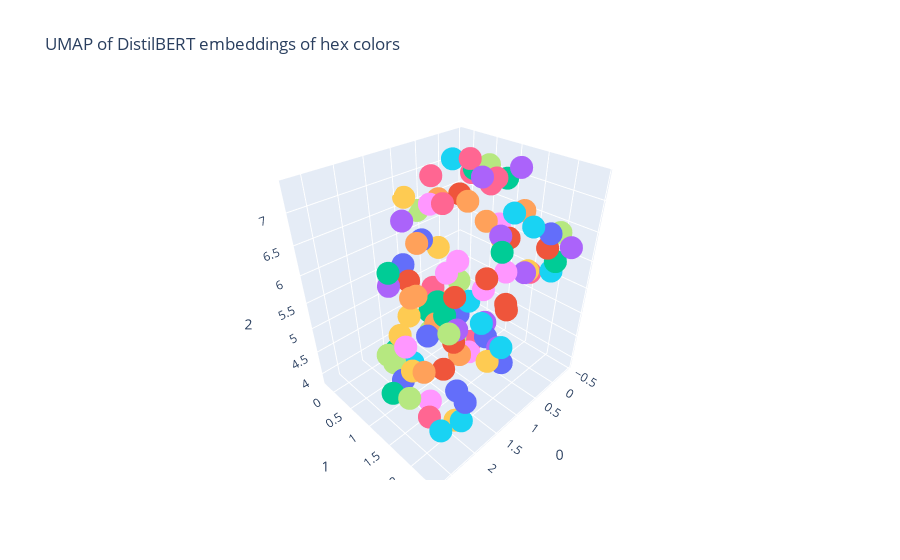

The code cell stored with this chart in its notebook:
### Code cell
# try umap in 3d
reducer3d = umap.UMAP(n_components=3)
hex_umap3d = reducer3d.fit_transform(hex_embeddings)

# plot umap results with plotly
fig = px.scatter_3d(
    hex_umap3d, x=0, y=1, z=2, color=hex_colors,
    labels={'color': 'hex color'},
    title='UMAP of DistilBERT embeddings of hex colors'
)

# hide legend
fig.update_layout(showlegend=False)
fig.show()

### Figure 1 — Plotly figure (JSON) as saved in the notebook; plotly's stock layout.template omitted (floating-point values rounded to 4 significant figures)
{"data": [{"hovertemplate": "hex color=#016B75<br>0=%{x}<br>1=%{y}<br>2=%{z}<extra></extra>", "legendgroup": "#016B75", "marker": {"color": "#636efa", "symbol": "circle"}, "mode": "markers", "name": "#016B75", "scene": "scene", "showlegend": true, "type": "scatter3d", "x": [2.038], "y": [2.308], "z": [4.763]}, {"hovertemplate": "hex color=#319C04<br>0=%{x}<br>1=%{y}<br>2=%{z}<extra></extra>", "legendgroup": "#319C04", "marker": {"color": "#EF553B", "symbol": "circle"}, "mode": "markers", "name": "#319C04", "scene": "scene", "showlegend": true, "type": "scatter3d", "x": [1.443], "y": [1.511], "z": [5.839]}, {"hovertemplate": "hex color=#4D1630<br>0=%{x}<br>1=%{y}<br>2=%{z}<extra></extra>", "legendgroup": "#4D1630", "marker": {"color": "#00cc96", "symbol": "circle"}, "mode": "markers", "name": "#4D1630", "scene": "scene", "showlegend": true, "type": "scatter3d", "x": [1.08], "y": [0.9286], "z": [4.973]}, {"hovertemplate": "hex color=#A1BF45<br>0=%{x}<br>1=%{y}<br>2=%{z}<extra></extra>", "legendgroup": "#A1BF45", "marker": {"color": "#ab63fa", "symbol": "circle"}, "mode": "markers", "name": "#A1BF45", "scene": "scene", "showlegend": true, "type": "scatter3d", "x": [0.5684], "y": [1.68], "z": [4.427]}, {"hovertemplate": "hex color=#B75DC2<br>0=%{x}<br>1=%{y}<br>2=%{z}<extra></extra>", "legendgroup": "#B75DC2", "marker": {"color": "#FFA15A", "symbol": "circle"}, "mode": "markers", "name": "#B75DC2", "scene": "scene", "showlegend": true, "type": "scatter3d", "x": [0.838], "y": [1.163], "z": [7.006]}, {"hovertemplate": "hex color=#9FB278<br>0=%{x}<br>1=%{y}<br>2=%{z}<extra></extra>", "legendgroup": "#9FB278", "marker": {"color": "#19d3f3", "symbol": "circle"}, "mode": "markers", "name": "#9FB278", "scene": "scene", "showlegend": true, "type": "scatter3d", "x": [1.182], "y": [2.202], "z": [5.159]}, {"hovertemplate": "hex color=#B1A35F<br>0=%{x}<br>1=%{y}<br>2=%{z}<extra></extra>", "legendgroup": "#B1A35F", "marker": {"color": "#FF6692", "symbol": "circle"}, "mode": "markers", "name": "#B1A35F", "scene": "scene", "showlegend": true, "type": "scatter3d", "x": [1.055], "y": [0.8798], "z": [6.949]}, {"hovertemplate": "hex color=#17FCA4<br>0=%{x}<br>1=%{y}<br>2=%{z}<extra></extra>", "legendgroup": "#17FCA4", "marker": {"color": "#B6E880", "symbol": "circle"}, "mode": "markers", "name": "#17FCA4", "scene": "scene", "showlegend": true, "type": "scatter3d", "x": [0.9156], "y": [0.3903], "z": [4.222]}, {"hovertemplate": "hex color=#C1EA3F<br>0=%{x}<br>1=%{y}<br>2=%{z}<extra></extra>", "legendgroup": "#C1EA3F", "marker": {"color": "#FF97FF", "symbol": "circle"}, "mode": "markers", "name": "#C1EA3F", "scene": "scene", "showlegend": true, "type": "scatter3d", "x": [0.6008], "y": [0.7525], "z": [5.744]}, {"hovertemplate": "hex color=#5B76FD<br>0=%{x}<br>1=%{y}<br>2=%{z}<extra></extra>", "legendgroup": "#5B76FD", "marker": {"color": "#FECB52", "symbol": "circle"}, "mode": "markers", "name": "#5B76FD", "scene": "scene", "showlegend": true, "type": "scatter3d", "x": [0.4171], "y": [0.09911], "z": [5.663]}, {"hovertemplate": "hex color=#AEB607<br>0=%{x}<br>1=%{y}<br>2=%{z}<extra></extra>", "legendgroup": "#AEB607", "marker": {"color": "#636efa", "symbol": "circle"}, "mode": "markers", "name": "#AEB607", "scene": "scene", "showlegend": true, "type": "scatter3d", "x": [0.3634], "y": [2.264], "z": [6.733]}, {"hovertemplate": "hex color=#B71F50<br>0=%{x}<br>1=%{y}<br>2=%{z}<extra></extra>", "legendgroup": "#B71F50", "marker": {"color": "#EF553B", "symbol": "circle"}, "mode": "markers", "name": "#B71F50", "scene": "scene", "showlegend": true, "type": "scatter3d", "x": [0.4048], "y": [0.5908], "z": [6.808]}, {"hovertemplate": "hex color=#AFD624<br>0=%{x}<br>1=%{y}<br>2=%{z}<extra></extra>", "legendgroup": "#AFD624", "marker": {"color": "#00cc96", "symbol": "circle"}, "mode": "markers", "name": "#AFD624", "scene": "scene", "showlegend": true, "type": "scatter3d", "x": [-0.05493], "y": [2.154], "z": [6.062]}, {"hovertemplate": "hex color=#CEA521<br>0=%{x}<br>1=%{y}<br>2=%{z}<extra></extra>", "legendgroup": "#CEA521", "marker": {"color": "#ab63fa", "symbol": "circle"}, "mode": "markers", "name": "#CEA521", "scene": "scene", "showlegend": true, "type": "scatter3d", "x": [0.05193], "y": [2.433], "z": [6.46]}, {"hovertemplate": "hex color=#C64073<br>0=%{x}<br>1=%{y}<br>2=%{z}<extra></extra>", "legendgroup": "#C64073", "marker": {"color": "#FFA15A", "symbol": "circle"}, "mode": "markers", "name": "#C64073", "scene": "scene", "showlegend": true, "type": "scatter3d", "x": [-0.2446], "y": [1.377], "z": [6.574]}, {"hovertemplate": "hex color=#01C59A<br>0=%{x}<br>1=%{y}<br>2=%{z}<extra></extra>", "legendgroup": "#01C59A", "marker": {"color": "#19d3f3", "symbol": "circle"}, "mode": "markers", "name": "#01C59A", "scene": "scene", "showlegend": true, "type": "scatter3d", "x": [2.081], "y": [2.283], "z": [4.389]}, {"hovertemplate": "hex color=#B847A6<br>0=%{x}<br>1=%{y}<br>2=%{z}<extra></extra>", "legendgroup": "#B847A6", "marker": {"color": "#FF6692", "symbol": "circle"}, "mode": "markers", "name": "#B847A6", "scene": "scene", "showlegend": true, "type": "scatter3d", "x": [0.2532], "y": [0.6525], "z": [7.342]}, {"hovertemplate": "hex color=#AFE746<br>0=%{x}<br>1=%{y}<br>2=%{z}<extra></extra>", "legendgroup": "#AFE746", "marker": {"color": "#B6E880", "symbol": "circle"}, "mode": "markers", "name": "#AFE746", "scene": "scene", "showlegend": true, "type": "scatter3d", "x": [-0.1261], "y": [2.129], "z": [6.517]}, {"hovertemplate": "hex color=#6DFE18<br>0=%{x}<br>1=%{y}<br>2=%{z}<extra></extra>", "legendgroup": "#6DFE18", "marker": {"color": "#FF97FF", "symbol": "circle"}, "mode": "markers", "name": "#6DFE18", "scene": "scene", "showlegend": true, "type": "scatter3d", "x": [0.5966], "y": [1.048], "z": [3.93]}, {"hovertemplate": "hex color=#DAF20C<br>0=%{x}<br>1=%{y}<br>2=%{z}<extra></extra>", "legendgroup": "#DAF20C", "marker": {"color": "#FECB52", "symbol": "circle"}, "mode": "markers", "name": "#DAF20C", "scene": "scene", "showlegend": true, "type": "scatter3d", "x": [0.04542], "y": [1.749], "z": [5.761]}, {"hovertemplate": "hex color=#819DBC<br>0=%{x}<br>1=%{y}<br>2=%{z}<extra></extra>", "legendgroup": "#819DBC", "marker": {"color": "#636efa", "symbol": "circle"}, "mode": "markers", "name": "#819DBC", "scene": "scene", "showlegend": true, "type": "scatter3d", "x": [2.358], "y": [1.372], "z": [4.747]}, {"hovertemplate": "hex color=#209E63<br>0=%{x}<br>1=%{y}<br>2=%{z}<extra></extra>", "legendgroup": "#209E63", "marker": {"color": "#EF553B", "symbol": "circle"}, "mode": "markers", "name": "#209E63", "scene": "scene", "showlegend": true, "type": "scatter3d", "x": [2.299], "y": [2.158], "z": [5.48]}, {"hovertemplate": "hex color=#958DEB<br>0=%{x}<br>1=%{y}<br>2=%{z}<extra></extra>", "legendgroup": "#958DEB", "marker": {"color": "#00cc96", "symbol": "circle"}, "mode": "markers", "name": "#958DEB", "scene": "scene", "showlegend": true, "type": "scatter3d", "x": [2.108], "y": [0.9183], "z": [4.872]}, {"hovertemplate": "hex color=#A05248<br>0=%{x}<br>1=%{y}<br>2=%{z}<extra></extra>", "legendgroup": "#A05248", "marker": {"color": "#ab63fa", "symbol": "circle"}, "mode": "markers", "name": "#A05248", "scene": "scene", "showlegend": true, "type": "scatter3d", "x": [-0.07027], "y": [1.366], "z": [7.308]}, {"hovertemplate": "hex color=#60FC17<br>0=%{x}<br>1=%{y}<br>2=%{z}<extra></extra>", "legendgroup": "#60FC17", "marker": {"color": "#FFA15A", "symbol": "circle"}, "mode": "markers", "name": "#60FC17", "scene": "scene", "showlegend": true, "type": "scatter3d", "x": [0.8903], "y": [1.101], "z": [4.095]}, {"hovertemplate": "hex color=#219E8A<br>0=%{x}<br>1=%{y}<br>2=%{z}<extra></extra>", "legendgroup": "#219E8A", "marker": {"color": "#19d3f3", "symbol": "circle"}, "mode": "markers", "name": "#219E8A", "scene": "scene", "showlegend": true, "type": "scatter3d", "x": [1.381], "y": [1.977], "z": [5.596]}, {"hovertemplate": "hex color=#F9B6A3<br>0=%{x}<br>1=%{y}<br>2=%{z}<extra></extra>", "legendgroup": "#F9B6A3", "marker": {"color": "#FF6692", "symbol": "circle"}, "mode": "markers", "name": "#F9B6A3", "scene": "scene", "showlegend": true, "type": "scatter3d", "x": [0.4733], "y": [0.01405], "z": [6.961]}, {"hovertemplate": "hex color=#7D296F<br>0=%{x}<br>1=%{y}<br>2=%{z}<extra></extra>", "legendgroup": "#7D296F", "marker": {"color": "#B6E880", "symbol": "circle"}, "mode": "markers", "name": "#7D296F", "scene": "scene", "showlegend": true, "type": "scatter3d", "x": [0.5114], "y": [0.7011], "z": [5.293]}, {"hovertemplate": "hex color=#613298<br>0=%{x}<br>1=%{y}<br>2=%{z}<extra></extra>", "legendgroup": "#613298", "marker": {"color": "#FF97FF", "symbol": "circle"}, "mode": "markers", "name": "#613298", "scene": "scene", "showlegend": true, "type": "scatter3d", "x": [2.497], "y": [1.665], "z": [5.669]}, {"hovertemplate": "hex color=#2058C9<br>0=%{x}<br>1=%{y}<br>2=%{z}<extra></extra>", "legendgroup": "#2058C9", "marker": {"color": "#FECB52", "symbol": "circle"}, "mode": "markers", "name": "#2058C9", "scene": "scene", "showlegend": true, "type": "scatter3d", "x": [2.583], "y": [1.881], "z": [5.454]}, {"hovertemplate": "hex color=#7650C1<br>0=%{x}<br>1=%{y}<br>2=%{z}<extra></extra>", "legendgroup": "#7650C1", "marker": {"color": "#636efa", "symbol": "circle"}, "mode": "markers", "name": "#7650C1", "scene": "scene", "showlegend": true, "type": "scatter3d", "x": [1.962], "y": [2.071], "z": [4.751]}, {"hovertemplate": "hex color=#16845F<br>0=%{x}<br>1=%{y}<br>2=%{z}<extra></extra>", "legendgroup": "#16845F", "marker": {"color": "#EF553B", "symbol": "circle"}, "mode": "markers", "name": "#16845F", "scene": "scene", "showlegend": true, "type": "scatter3d", "x": [1.089], "y": [1.148], "z": [4.537]}, {"hovertemplate": "hex color=#5931AD<br>0=%{x}<br>1=%{y}<br>2=%{z}<extra></extra>", "legendgroup": "#5931AD", "marker": {"color": "#00cc96", "symbol": "circle"}, "mode": "markers", "name": "#5931AD", "scene": "scene", "showlegend": true, "type": "scatter3d", "x": [2.71], "y": [1.584], "z": [4.905]}, {"hovertemplate": "hex color=#F6985E<br>0=%{x}<br>1=%{y}<br>2=%{z}<extra></extra>", "legendgroup": "#F6985E", "marker": {"color": "#ab63fa", "symbol": "circle"}, "mode": "markers", "name": "#F6985E", "scene": "scene", "showlegend": true, "type": "scatter3d", "x": [0.7651], "y": [1.728], "z": [6.646]}, {"hovertemplate": "hex color=#62D81F<br>0=%{x}<br>1=%{y}<br>2=%{z}<extra></extra>", "legendgroup": "#62D81F", "marker": {"color": "#FFA15A", "symbol": "circle"}, "mode": "markers", "name": "#62D81F", "scene": "scene", "showlegend": true, "type": "scatter3d", "x": [1.555], "y": [0.6587], "z": [5.443]}, {"hovertemplate": "hex color=#0391EA<br>0=%{x}<br>1=%{y}<br>2=%{z}<extra></extra>", "legendgroup": "#0391EA", "marker": {"color": "#19d3f3", "symbol": "circle"}, "mode": "markers", "name": "#0391EA", "scene": "scene", "showlegend": true, "type": "scatter3d", "x": [2.453], "y": [2.25], "z": [4.475]}, {"hovertemplate": "hex color=#5E10AF<br>0=%{x}<br>1=%{y}<br>2=%{z}<extra></extra>", "legendgroup": "#5E10AF", "marker": {"color": "#FF6692", "symbol": "circle"}, "mode": "markers", "name": "#5E10AF", "scene": "scene", "showlegend": true, "type": "scatter3d", "x": [0.3147], "y": [0.8329], "z": [3.875]}, {"hovertemplate": "hex color=#4EFA57<br>0=%{x}<br>1=%{y}<br>2=%{z}<extra></extra>", "legendgroup": "#4EFA57", "marker": {"color": "#B6E880", "symbol": "circle"}, "mode": "markers", "name": "#4EFA57", "scene": "scene", "showlegend": true, "type": "scatter3d", "x": [0.6037], "y": [0.7024], "z": [4.084]}, {"hovertemplate": "hex color=#5DC76E<br>0=%{x}<br>1=%{y}<br>2=%{z}<extra></extra>", "legendgroup": "#5DC76E", "marker": {"color": "#FF97FF", "symbol": "circle"}, "mode": "markers", "name": "#5DC76E", "scene": "scene", "showlegend": true, "type": "scatter3d", "x": [0.01158], "y": [0.8349], "z": [4.923]}, {"hovertemplate": "hex color=#6A9382<br>0=%{x}<br>1=%{y}<br>2=%{z}<extra></extra>", "legendgroup": "#6A9382", "marker": {"color": "#FECB52", "symbol": "circle"}, "mode": "markers", "name": "#6A9382", "scene": "scene", "showlegend": true, "type": "scatter3d", "x": [2.382], "y": [1.413], "z": [5.644]}, {"hovertemplate": "hex color=#7ADB3F<br>0=%{x}<br>1=%{y}<br>2=%{z}<extra></extra>", "legendgroup": "#7ADB3F", "marker": {"color": "#636efa", "symbol": "circle"}, "mode": "markers", "name": "#7ADB3F", "scene": "scene", "showlegend": true, "type": "scatter3d", "x": [0.6757], "y": [-0.04033], "z": [5.86]}, {"hovertemplate": "hex color=#A903DF<br>0=%{x}<br>1=%{y}<br>2=%{z}<extra></extra>", "legendgroup": "#A903DF", "marker": {"color": "#EF553B", "symbol": "circle"}, "mode": "markers", "name": "#A903DF", "scene": "scene", "showlegend": true, "type": "scatter3d", "x": [0.4232], "y": [2.281], "z": [6.541]}, {"hovertemplate": "hex color=#1D398C<br>0=%{x}<br>1=%{y}<br>2=%{z}<extra></extra>", "legendgroup": "#1D398C", "marker": {"color": "#00cc96", "symbol": "circle"}, "mode": "markers", "name": "#1D398C", "scene": "scene", "showlegend": true, "type": "scatter3d", "x": [1.222], "y": [0.9115], "z": [5.329]}, {"hovertemplate": "hex color=#A75C9B<br>0=%{x}<br>1=%{y}<br>2=%{z}<extra></extra>", "legendgroup": "#A75C9B", "marker": {"color": "#ab63fa", "symbol": "circle"}, "mode": "markers", "name": "#A75C9B", "scene": "scene", "showlegend": true, "type": "scatter3d", "x": [0.6056], "y": [1.213], "z": [7.308]}, {"hovertemplate": "hex color=#3FC60D<br>0=%{x}<br>1=%{y}<br>2=%{z}<extra></extra>", "legendgroup": "#3FC60D", "marker": {"color": "#FFA15A", "symbol": "circle"}, "mode": "markers", "name": "#3FC60D", "scene": "scene", "showlegend": true, "type": "scatter3d", "x": [1.031], "y": [0.6551], "z": [4.621]}, {"hovertemplate": "hex color=#67DEB5<br>0=%{x}<br>1=%{y}<br>2=%{z}<extra></extra>", "legendgroup": "#67DEB5", "marker": {"color": "#19d3f3", "symbol": "circle"}, "mode": "markers", "name": "#67DEB5", "scene": "scene", "showlegend": true, "type": "scatter3d", "x": [0.1658], "y": [0.6254], "z": [4.634]}, {"hovertemplate": "hex color=#C7D4FE<br>0=%{x}<br>1=%{y}<br>2=%{z}<extra></extra>", "legendgroup": "#C7D4FE", "marker": {"color": "#FF6692", "symbol": "circle"}, "mode": "markers", "name": "#C7D4FE", "scene": "scene", "showlegend": true, "type": "scatter3d", "x": [-0.4144], "y": [0.5262], "z": [6.714]}, {"hovertemplate": "hex color=#29364B<br>0=%{x}<br>1=%{y}<br>2=%{z}<extra></extra>", "legendgroup": "#29364B", "marker": {"color": "#B6E880", "symbol": "circle"}, "mode": "markers", "name": "#29364B", "scene": "scene", "showlegend": true, "type": "scatter3d", "x": [2.304], "y": [1.118], "z": [4.882]}, {"hovertemplate": "hex color=#D64B9C<br>0=%{x}<br>1=%{y}<br>2=%{z}<extra></extra>", "legendgroup": "#D64B9C", "marker": {"color": "#FF97FF", "symbol": "circle"}, "mode": "markers", "name": "#D64B9C", "scene": "scene", "showlegend": true, "type": "scatter3d", "x": [-0.3674], "y": [0.7976], "z": [6.088]}, {"hovertemplate": "hex color=#FD12E7<br>0=%{x}<br>1=%{y}<br>2=%{z}<extra></extra>", "legendgroup": "#FD12E7", "marker": {"color": "#FECB52", "symbol": "circle"}, "mode": "markers", "name": "#FD12E7", "scene": "scene", "showlegend": true, "type": "scatter3d", "x": [0.04918], "y": [1.202], "z": [6.111]}, {"hovertemplate": "hex color=#34FDAB<br>0=%{x}<br>1=%{y}<br>2=%{z}<extra></extra>", "legendgroup": "#34FDAB", "marker": {"color": "#636efa", "symbol": "circle"}, "mode": "markers", "name": "#34FDAB", "scene": "scene", "showlegend": true, "type": "scatter3d", "x": [1.036], "y": [-0.1382], "z": [5.477]}, {"hovertemplate": "hex color=#E90D12<br>0=%{x}<br>1=%{y}<br>2=%{z}<extra></extra>", "legendgroup": "#E90D12", "marker": {"color": "#EF553B", "symbol": "circle"}, "mode": "markers", "name": "#E90D12", "scene": "scene", "showlegend": true, "type": "scatter3d", "x": [0.2196], "y": [1.465], "z": [6.3]}, {"hovertemplate": "hex color=#BD76E4<br>0=%{x}<br>1=%{y}<br>2=%{z}<extra></extra>", "legendgroup": "#BD76E4", "marker": {"color": "#00cc96", "symbol": "circle"}, "mode": "markers", "name": "#BD76E4", "scene": "scene", "showlegend": true, "type": "scatter3d", "x": [-0.2069], "y": [0.3308], "z": [6.98]}, {"hovertemplate": "hex color=#96A2B5<br>0=%{x}<br>1=%{y}<br>2=%{z}<extra></extra>", "legendgroup": "#96A2B5", "marker": {"color": "#ab63fa", "symbol": "circle"}, "mode": "markers", "name": "#96A2B5", "scene": "scene", "showlegend": true, "type": "scatter3d", "x": [1.27], "y": [0.2032], "z": [6.513]}, {"hovertemplate": "hex color=#E1B7F2<br>0=%{x}<br>1=%{y}<br>2=%{z}<extra></extra>", "legendgroup": "#E1B7F2", "marker": {"color": "#FFA15A", "symbol": "circle"}, "mode": "markers", "name": "#E1B7F2", "scene": "scene", "showlegend": true, "type": "scatter3d", "x": [0.3539], "y": [0.05056], "z": [6.542]}, {"hovertemplate": "hex color=#A8B6DF<br>0=%{x}<br>1=%{y}<br>2=%{z}<extra></extra>", "legendgroup": "#A8B6DF", "marker": {"color": "#19d3f3", "symbol": "circle"}, "mode": "markers", "name": "#A8B6DF", "scene": "scene", "showlegend": true, "type": "scatter3d", "x": [0.2729], "y": [0.3003], "z": [7.255]}, {"hovertemplate": "hex color=#DE825C<br>0=%{x}<br>1=%{y}<br>2=%{z}<extra></extra>", "legendgroup": "#DE825C", "marker": {"color": "#FF6692", "symbol": "circle"}, "mode": "markers", "name": "#DE825C", "scene": "scene", "showlegend": true, "type": "scatter3d", "x": [-0.2766], "y": [1.581], "z": [5.505]}, {"hovertemplate": "hex color=#3086B9<br>0=%{x}<br>1=%{y}<br>2=%{z}<extra></extra>", "legendgroup": "#3086B9", "marker": {"color": "#B6E880", "symbol": "circle"}, "mode": "markers", "name": "#3086B9", "scene": "scene", "showlegend": true, "type": "scatter3d", "x": [2.53], "y": [1.301], "z": [5.307]}, {"hovertemplate": "hex color=#F529AB<br>0=%{x}<br>1=%{y}<br>2=%{z}<extra></extra>", "legendgroup": "#F529AB", "marker": {"color": "#FF97FF", "symbol": "circle"}, "mode": "markers", "name": "#F529AB", "scene": "scene", "showlegend": true, "type": "scatter3d", "x": [0.8811], "y": [1.953], "z": [6.213]}, {"hovertemplate": "hex color=#54F3EC<br>0=%{x}<br>1=%{y}<br>2=%{z}<extra></extra>", "legendgroup": "#54F3EC", "marker": {"color": "#FECB52", "symbol": "circle"}, "mode": "markers", "name": "#54F3EC", "scene": "scene", "showlegend": true, "type": "scatter3d", "x": [1.316], "y": [0.2878], "z": [4.742]}, {"hovertemplate": "hex color=#74FAC8<br>0=%{x}<br>1=%{y}<br>2=%{z}<extra></extra>", "legendgroup": "#74FAC8", "marker": {"color": "#636efa", "symbol": "circle"}, "mode": "markers", "name": "#74FAC8", "scene": "scene", "showlegend": true, "type": "scatter3d", "x": [1.617], "y": [1.097], "z": [4.969]}, {"hovertemplate": "hex color=#FA839E<br>0=%{x}<br>1=%{y}<br>2=%{z}<extra></extra>", "legendgroup": "#FA839E", "marker": {"color": "#EF553B", "symbol": "circle"}, "mode": "markers", "name": "#FA839E", "scene": "scene", "showlegend": true, "type": "scatter3d", "x": [0.691], "y": [1.858], "z": [5.5]}, {"hovertemplate": "hex color=#BA8562<br>0=%{x}<br>1=%{y}<br>2=%{z}<extra></extra>", "legendgroup": "#BA8562", "marker": {"color": "#00cc96", "symbol": "circle"}, "mode": "markers", "name": "#BA8562", "scene": "scene", "showlegend": true, "type": "scatter3d", "x": [1.17], "y": [2.084], "z": [6.705]}, {"hovertemplate": "hex color=#F920BE<br>0=%{x}<br>1=%{y}<br>2=%{z}<extra></extra>", "legendgroup": "#F920BE", "marker": {"color": "#ab63fa", "symbol": "circle"}, "mode": "markers", "name": "#F920BE", "scene": "scene", "showlegend": true, "type": "scatter3d", "x": [0.3714], "y": [1.916], "z": [5.95]}, {"hovertemplate": "hex color=#20973F<br>0=%{x}<br>1=%{y}<br>2=%{z}<extra></extra>", "legendgroup": "#20973F", "marker": {"color": "#FFA15A", "symbol": "circle"}, "mode": "markers", "name": "#20973F", "scene": "scene", "showlegend": true, "type": "scatter3d", "x": [2.536], "y": [2.052], "z": [5.518]}, {"hovertemplate": "hex color=#DAC279<br>0=%{x}<br>1=%{y}<br>2=%{z}<extra></extra>", "legendgroup": "#DAC279", "marker": {"color": "#19d3f3", "symbol": "circle"}, "mode": "markers", "name": "#DAC279", "scene": "scene", "showlegend": true, "type": "scatter3d", "x": [-0.282], "y": [1.971], "z": [5.705]}, {"hovertemplate": "hex color=#A97C02<br>0=%{x}<br>1=%{y}<br>2=%{z}<extra></extra>", "legendgroup": "#A97C02", "marker": {"color": "#FF6692", "symbol": "circle"}, "mode": "markers", "name": "#A97C02", "scene": "scene", "showlegend": true, "type": "scatter3d", "x": [0.3545], "y": [1.266], "z": [7.239]}, {"hovertemplate": "hex color=#69B4F1<br>0=%{x}<br>1=%{y}<br>2=%{z}<extra></extra>", "legendgroup": "#69B4F1", "marker": {"color": "#B6E880", "symbol": "circle"}, "mode": "markers", "name": "#69B4F1", "scene": "scene", "showlegend": true, "type": "scatter3d", "x": [0.6082], "y": [-0.206], "z": [6.33]}, {"hovertemplate": "hex color=#BF934D<br>0=%{x}<br>1=%{y}<br>2=%{z}<extra></extra>", "legendgroup": "#BF934D", "marker": {"color": "#FF97FF", "symbol": "circle"}, "mode": "markers", "name": "#BF934D", "scene": "scene", "showlegend": true, "type": "scatter3d", "x": [1.087], "y": [0.9861], "z": [5.844]}, {"hovertemplate": "hex color=#15C290<br>0=%{x}<br>1=%{y}<br>2=%{z}<extra></extra>", "legendgroup": "#15C290", "marker": {"color": "#FECB52", "symbol": "circle"}, "mode": "markers", "name": "#15C290", "scene": "scene", "showlegend": true, "type": "scatter3d", "x": [2.115], "y": [2.191], "z": [4.352]}, {"hovertemplate": "hex color=#24AD70<br>0=%{x}<br>1=%{y}<br>2=%{z}<extra></extra>", "legendgroup": "#24AD70", "marker": {"color": "#636efa", "symbol": "circle"}, "mode": "markers", "name": "#24AD70", "scene": "scene", "showlegend": true, "type": "scatter3d", "x": [0.352], "y": [1.225], "z": [4.252]}, {"hovertemplate": "hex color=#08CE7F<br>0=%{x}<br>1=%{y}<br>2=%{z}<extra></extra>", "legendgroup": "#08CE7F", "marker": {"color": "#EF553B", "symbol": "circle"}, "mode": "markers", "name": "#08CE7F", "scene": "scene", "showlegend": true, "type": "scatter3d", "x": [0.8096], "y": [1.967], "z": [5.517]}, {"hovertemplate": "hex color=#1698F5<br>0=%{x}<br>1=%{y}<br>2=%{z}<extra></extra>", "legendgroup": "#1698F5", "marker": {"color": "#00cc96", "symbol": "circle"}, "mode": "markers", "name": "#1698F5", "scene": "scene", "showlegend": true, "type": "scatter3d", "x": [0.9374], "y": [0.4081], "z": [4.697]}, {"hovertemplate": "hex color=#75B6EF<br>0=%{x}<br>1=%{y}<br>2=%{z}<extra></extra>", "legendgroup": "#75B6EF", "marker": {"color": "#ab63fa", "symbol": "circle"}, "mode": "markers", "name": "#75B6EF", "scene": "scene", "showlegend": true, "type": "scatter3d", "x": [0.2247], "y": [1.084], "z": [4.433]}, {"hovertemplate": "hex color=#C462BD<br>0=%{x}<br>1=%{y}<br>2=%{z}<extra></extra>", "legendgroup": "#C462BD", "marker": {"color": "#FFA15A", "symbol": "circle"}, "mode": "markers", "name": "#C462BD", "scene": "scene", "showlegend": true, "type": "scatter3d", "x": [-0.2218], "y": [0.6254], "z": [6.129]}, {"hovertemplate": "hex color=#1045EC<br>0=%{x}<br>1=%{y}<br>2=%{z}<extra></extra>", "legendgroup": "#1045EC", "marker": {"color": "#19d3f3", "symbol": "circle"}, "mode": "markers", "name": "#1045EC", "scene": "scene", "showlegend": true, "type": "scatter3d", "x": [1.808], "y": [0.9271], "z": [4.415]}, {"hovertemplate": "hex color=#891B30<br>0=%{x}<br>1=%{y}<br>2=%{z}<extra></extra>", "legendgroup": "#891B30", "marker": {"color": "#FF6692", "symbol": "circle"}, "mode": "markers", "name": "#891B30", "scene": "scene", "showlegend": true, "type": "scatter3d", "x": [2.474], "y": [2.049], "z": [4.609]}, {"hovertemplate": "hex color=#752A31<br>0=%{x}<br>1=%{y}<br>2=%{z}<extra></extra>", "legendgroup": "#752A31", "marker": {"color": "#B6E880", "symbol": "circle"}, "mode": "markers", "name": "#752A31", "scene": "scene", "showlegend": true, "type": "scatter3d", "x": [2.597], "y": [1.798], "z": [4.884]}, {"hovertemplate": "hex color=#83D175<br>0=%{x}<br>1=%{y}<br>2=%{z}<extra></extra>", "legendgroup": "#83D175", "marker": {"color": "#FF97FF", "symbol": "circle"}, "mode": "markers", "name": "#83D175", "scene": "scene", "showlegend": true, "type": "scatter3d", "x": [2.191], "y": [1.757], "z": [4.469]}, {"hovertemplate": "hex color=#9B6580<br>0=%{x}<br>1=%{y}<br>2=%{z}<extra></extra>", "legendgroup": "#9B6580", "marker": {"color": "#FECB52", "symbol": "circle"}, "mode": "markers", "name": "#9B6580", "scene": "scene", "showlegend": true, "type": "scatter3d", "x": [1.377], "y": [2.119], "z": [4.961]}, {"hovertemplate": "hex color=#5F6AEC<br>0=%{x}<br>1=%{y}<br>2=%{z}<extra></extra>", "legendgroup": "#5F6AEC", "marker": {"color": "#636efa", "symbol": "circle"}, "mode": "markers", "name": "#5F6AEC", "scene": "scene", "showlegend": true, "type": "scatter3d", "x": [0.2605], "y": [0.4497], "z": [4.293]}, {"hovertemplate": "hex color=#38C7FD<br>0=%{x}<br>1=%{y}<br>2=%{z}<extra></extra>", "legendgroup": "#38C7FD", "marker": {"color": "#EF553B", "symbol": "circle"}, "mode": "markers", "name": "#38C7FD", "scene": "scene", "showlegend": true, "type": "scatter3d", "x": [1.228], "y": [0.2259], "z": [5.402]}, {"hovertemplate": "hex color=#E9D763<br>0=%{x}<br>1=%{y}<br>2=%{z}<extra></extra>", "legendgroup": "#E9D763", "marker": {"color": "#00cc96", "symbol": "circle"}, "mode": "markers", "name": "#E9D763", "scene": "scene", "showlegend": true, "type": "scatter3d", "x": [-0.2406], "y": [0.9966], "z": [6.995]}, {"hovertemplate": "hex color=#7E432F<br>0=%{x}<br>1=%{y}<br>2=%{z}<extra></extra>", "legendgroup": "#7E432F", "marker": {"color": "#ab63fa", "symbol": "circle"}, "mode": "markers", "name": "#7E432F", "scene": "scene", "showlegend": true, "type": "scatter3d", "x": [1.327], "y": [1.447], "z": [5.127]}, {"hovertemplate": "hex color=#72E8C3<br>0=%{x}<br>1=%{y}<br>2=%{z}<extra></extra>", "legendgroup": "#72E8C3", "marker": {"color": "#FFA15A", "symbol": "circle"}, "mode": "markers", "name": "#72E8C3", "scene": "scene", "showlegend": true, "type": "scatter3d", "x": [1.72], "y": [0.9905], "z": [5.736]}, {"hovertemplate": "hex color=#F84071<br>0=%{x}<br>1=%{y}<br>2=%{z}<extra></extra>", "legendgroup": "#F84071", "marker": {"color": "#19d3f3", "symbol": "circle"}, "mode": "markers", "name": "#F84071", "scene": "scene", "showlegend": true, "type": "scatter3d", "x": [0.4968], "y": [1.73], "z": [6.903]}, {"hovertemplate": "hex color=#C3A5E4<br>0=%{x}<br>1=%{y}<br>2=%{z}<extra></extra>", "legendgroup": "#C3A5E4", "marker": {"color": "#FF6692", "symbol": "circle"}, "mode": "markers", "name": "#C3A5E4", "scene": "scene", "showlegend": true, "type": "scatter3d", "x": [-0.2654], "y": [0.2172], "z": [6.867]}, {"hovertemplate": "hex color=#3C7654<br>0=%{x}<br>1=%{y}<br>2=%{z}<extra></extra>", "legendgroup": "#3C7654", "marker": {"color": "#B6E880", "symbol": "circle"}, "mode": "markers", "name": "#3C7654", "scene": "scene", "showlegend": true, "type": "scatter3d", "x": [1.599], "y": [1.55], "z": [5.276]}, {"hovertemplate": "hex color=#C05D28<br>0=%{x}<br>1=%{y}<br>2=%{z}<extra></extra>", "legendgroup": "#C05D28", "marker": {"color": "#FF97FF", "symbol": "circle"}, "mode": "markers", "name": "#C05D28", "scene": "scene", "showlegend": true, "type": "scatter3d", "x": [-0.4484], "y": [1.057], "z": [6.354]}, {"hovertemplate": "hex color=#267F5C<br>0=%{x}<br>1=%{y}<br>2=%{z}<extra></extra>", "legendgroup": "#267F5C", "marker": {"color": "#FECB52", "symbol": "circle"}, "mode": "markers", "name": "#267F5C", "scene": "scene", "showlegend": true, "type": "scatter3d", "x": [0.5301], "y": [0.1493], "z": [4.627]}, {"hovertemplate": "hex color=#CB1865<br>0=%{x}<br>1=%{y}<br>2=%{z}<extra></extra>", "legendgroup": "#CB1865", "marker": {"color": "#636efa", "symbol": "circle"}, "mode": "markers", "name": "#CB1865", "scene": "scene", "showlegend": true, "type": "scatter3d", "x": [0.9327], "y": [2.047], "z": [4.579]}, {"hovertemplate": "hex color=#CF9514<br>0=%{x}<br>1=%{y}<br>2=%{z}<extra></extra>", "legendgroup": "#CF9514", "marker": {"color": "#EF553B", "symbol": "circle"}, "mode": "markers", "name": "#CF9514", "scene": "scene", "showlegend": true, "type": "scatter3d", "x": [1.233], "y": [1.906], "z": [6.245]}, {"hovertemplate": "hex color=#923E6B<br>0=%{x}<br>1=%{y}<br>2=%{z}<extra></extra>", "legendgroup": "#923E6B", "marker": {"color": "#00cc96", "symbol": "circle"}, "mode": "markers", "name": "#923E6B", "scene": "scene", "showlegend": true, "type": "scatter3d", "x": [1.879], "y": [0.5719], "z": [6.015]}, {"hovertemplate": "hex color=#42D56C<br>0=%{x}<br>1=%{y}<br>2=%{z}<extra></extra>", "legendgroup": "#42D56C", "marker": {"color": "#ab63fa", "symbol": "circle"}, "mode": "markers", "name": "#42D56C", "scene": "scene", "showlegend": true, "type": "scatter3d", "x": [1.795], "y": [0.4356], "z": [5.674]}, {"hovertemplate": "hex color=#76F2BD<br>0=%{x}<br>1=%{y}<br>2=%{z}<extra></extra>", "legendgroup": "#76F2BD", "marker": {"color": "#FFA15A", "symbol": "circle"}, "mode": "markers", "name": "#76F2BD", "scene": "scene", "showlegend": true, "type": "scatter3d", "x": [0.7852], "y": [-0.04283], "z": [5.833]}, {"hovertemplate": "hex color=#E7029A<br>0=%{x}<br>1=%{y}<br>2=%{z}<extra></extra>", "legendgroup": "#E7029A", "marker": {"color": "#19d3f3", "symbol": "circle"}, "mode": "markers", "name": "#E7029A", "scene": "scene", "showlegend": true, "type": "scatter3d", "x": [0.6848], "y": [2.191], "z": [6.926]}, {"hovertemplate": "hex color=#8F49C3<br>0=%{x}<br>1=%{y}<br>2=%{z}<extra></extra>", "legendgroup": "#8F49C3", "marker": {"color": "#FF6692", "symbol": "circle"}, "mode": "markers", "name": "#8F49C3", "scene": "scene", "showlegend": true, "type": "scatter3d", "x": [0.9476], "y": [0.5153], "z": [5.278]}, {"hovertemplate": "hex color=#A6D253<br>0=%{x}<br>1=%{y}<br>2=%{z}<extra></extra>", "legendgroup": "#A6D253", "marker": {"color": "#B6E880", "symbol": "circle"}, "mode": "markers", "name": "#A6D253", "scene": "scene", "showlegend": true, "type": "scatter3d", "x": [0.06396], "y": [0.873], "z": [7.257]}, {"hovertemplate": "hex color=#1F0B82<br>0=%{x}<br>1=%{y}<br>2=%{z}<extra></extra>", "legendgroup": "#1F0B82", "marker": {"color": "#FF97FF", "symbol": "circle"}, "mode": "markers", "name": "#1F0B82", "scene": "scene", "showlegend": true, "type": "scatter3d", "x": [0.5719], "y": [0.07299], "z": [6.521]}, {"hovertemplate": "hex color=#1AC9B3<br>0=%{x}<br>1=%{y}<br>2=%{z}<extra></extra>", "legendgroup": "#1AC9B3", "marker": {"color": "#FECB52", "symbol": "circle"}, "mode": "markers", "name": "#1AC9B3", "scene": "scene", "showlegend": true, "type": "scatter3d", "x": [0.9059], "y": [-0.1657], "z": [6.671]}], "layout": {"legend": {"title": {"text": "hex color"}, "tracegroupgap": 0}, "scene": {"domain": {"x": [0, 1], "y": [0, 1]}, "xaxis": {"title": {"text": "0"}}, "yaxis": {"title": {"text": "1"}}, "zaxis": {"title": {"text": "2"}}}, "showlegend": false, "title": {"text": "UMAP of DistilBERT embeddings of hex colors"}}}
